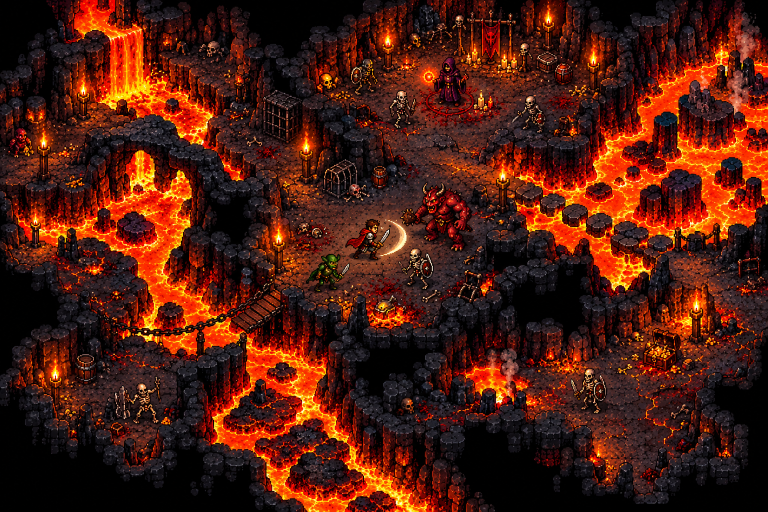
#> input picture study/refs/ref_cave_lava.png, 1536 x 1024 px (shown at 1/2 size)
$ python archleg.py
#> lines starting #> are read from the running program, lines starting #| are printed output that depends on the picture; after the words box and inside, x2 and y2 are one past the last pixel; in counts of white or black regions, pixels touching at a corner belong together
### tools/measure/fidelity/labc.py
import numpy as np
from PIL import Image
def lab(a):
  c=a/255.0; c=np.where(c<=0.04045,c/12.92,((c+0.055)/1.055)**2.4)
  M=np.array([[0.4124,0.3576,0.1805],[0.2126,0.7152,0.0722],[0.0193,0.1192,0.9505]])
  xyz=c@M.T; xyz/=np.array([0.95047,1.0,1.08883])
  f=np.where(xyz>216/24389,np.cbrt(xyz),(24389/27*xyz+16)/116)
  return 116*f[...,1]-16, 500*(f[...,0]-f[...,1]), 200*(f[...,1]-f[...,2])
def load(p,k=1.0,box=None):
#> called with p = 'study/refs/ref_cave_lava.png', k = 1.05, box = (178, 300, 245, 390)
  im=Image.open(p).convert('RGB')
#> im is the input picture: PIL image 1536x1024 RGB; mean R, G, B 78.7, 29.2, 15.5
  if box: im=im.crop(box)
#> im: PIL image 67x90 RGB
  if k!=1.0: im=im.resize((round(im.width*k),round(im.height*k)),Image.NEAREST)
#> im: PIL image 70x94 RGB
  return np.asarray(im).astype(float)
def LCH(a):
  L,A,B=lab(a); return L,np.hypot(A,B),np.degrees(np.arctan2(B,A))%360

### tools/measure/fidelity/archleg.py
import os; ROOTP=(os.environ.get('ROOT') or os.path.abspath(__file__+'/../../../..'))+'/'
# r15: arch legs (non-lava, L>=4) on magma_arch vs the ref arch's legs; boxes for HEAD e2db68d (left leg 862-925, right 1005-1075, y 570-670)
import sys,numpy as np
sys.path.insert(0,__file__.rsplit('/',1)[0]); from labc import *
Q=ROOTP+os.environ.get('QA','frames/critic_r15_fidelity/qa/'); R=ROOTP+'study/refs/ref_cave_lava.png'
P=lambda v:'/'.join(str(int(round(x))) for x in np.percentile(v,(10,50,90))) if v.size>30 else '-'
def st(n,p,box,k=1.0):
  a=load(p,k,box); L,C,H=LCH(a); m=~((L>=45)&(C>=60))&(L>=4)
#> after `m = ~((L >= 45) & (C >= 60)) & (L >= 4)`:
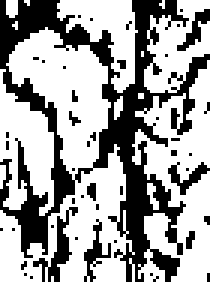
#> m: shape (94, 70) bool (shown 3 times larger); 63.5% white; 46 black regions (41 under 20 px), largest, box (x1, y1, x2, y2) and area: (0, 0, 70, 94) 2003, (11, 69, 26, 94) 105, (28, 73, 37, 94) 63, (56, 54, 70, 65) 57, (59, 3, 70, 17) 54
  print(f'{n:16s} n {m.sum():6d} L {P(L[m])} C {P(C[m])} hue {P(H[m])}  red(C>=30,hue<35) {100*((C>=30)&(H<35))[m].mean():4.1f}%')
#| ref arch L leg   n   4181 L 6/15/34 C 6/31/69 hue 21/38/319  red(C>=30,hue<35) 13.1%
st('ref arch L leg',R,(178,300,245,390),1.05); st('ref arch R leg',R,(330,290,400,390),1.05)
#> call 2 of st, with n = 'ref arch R leg', p = 'study/refs/ref_cave_lava.png', box = (330, 290, 400, 390), k = 1.05
#> in lab (call 2), `f=np.where(xyz>216/24389,np.cbrt(xyz),(24389/27*xyz+16)/116)`:
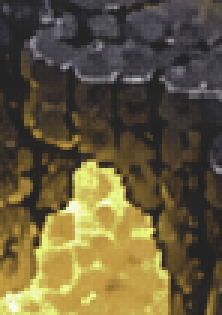
#> f: shape (105, 74, 3) float64 (shown 3 times larger); mean of channels 0, 1, 2 0.394, 0.352, 0.237; drawn as R, G, B
#> in LCH (call 2), `L, A, B = lab(a)`:
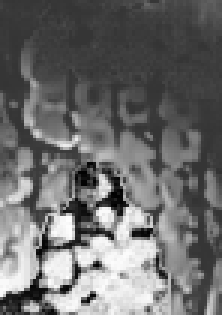
#> A: shape (105, 74) float64 (shown 3 times larger); min -20.9, max 78.67, mean 21.4; drawn with min black and max white
#> in LCH (call 2), `L, A, B = lab(a)`:
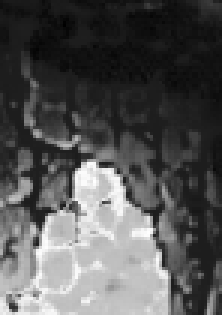
#> B: shape (105, 74) float64 (shown 3 times larger); min -12.07, max 93.36, mean 22.9; drawn with min black and max white
#> in st (call 2), `L, C, H = LCH(a)`:
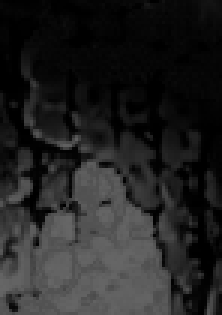
#> C: shape (105, 74) float64 (shown 3 times larger); min 0, max 103, mean 35.2
#> in st (call 2), `L, C, H = LCH(a)`:
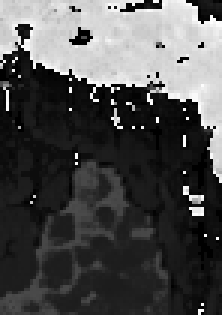
#> H: shape (105, 74) float64 (shown 3 times larger); min 0, max 359.8, mean 109.5; drawn with min black and max white
#> in st (call 2), `m = ~((L >= 45) & (C >= 60)) & (L >= 4)`:
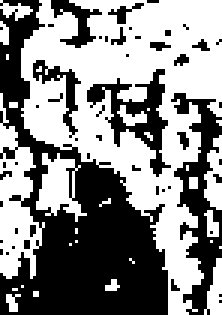
#> m: shape (105, 74) bool (shown 3 times larger); 53.6% white; 50 black regions (44 under 20 px), largest, box (x1, y1, x2, y2) and area: (0, 0, 56, 105) 2364, (57, 31, 74, 105) 514, (29, 23, 57, 59) 321, (11, 20, 27, 46) 107, (17, 0, 34, 16) 105, (36, 1, 48, 8) 29
#| ref arch R leg   n   4164 L 6/14/31 C 5/18/57 hue 19/40/312  red(C>=30,hue<35) 11.8%
st('arch L leg',Q+'magma_arch.png',(862,570,925,670)); st('arch R leg',Q+'magma_arch.png',(1005,570,1075,670))
#> (the run stopped early here; a loop or call above may not have finished)

$ run again, with study/refs/ref_arcane.png copied over study/refs/ref_cave_lava.png
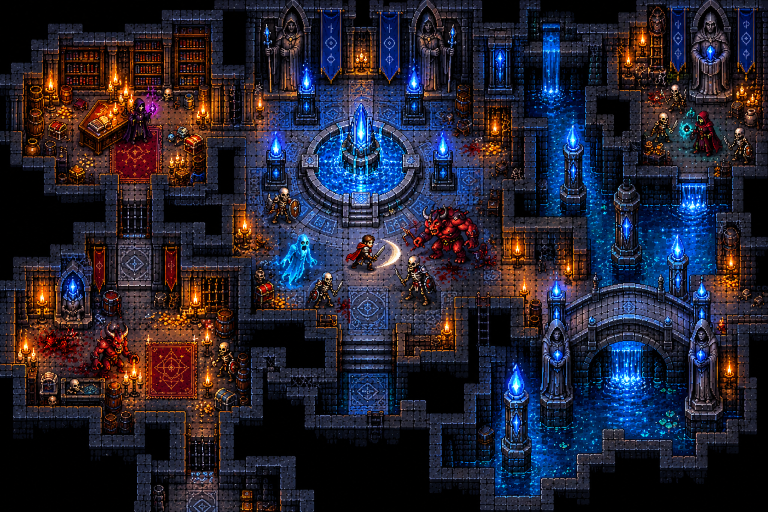
#> input picture study/refs/ref_arcane.png, 1536 x 1024 px (shown at 1/2 size)
#> in load, im is the input picture: PIL image 1536x1024 RGB; mean R, G, B 37.5, 35.1, 48.9
#> in st, `m = ~((L >= 45) & (C >= 60)) & (L >= 4)`:
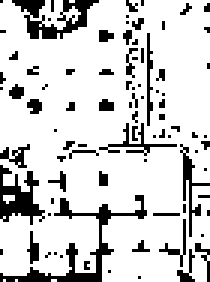
#> m: shape (94, 70) bool (shown 3 times larger); 81.8% white; black in thin lines or dots
#| ref arch L leg   n   5380 L 8/18/35 C 9/16/45 hue 16/48/312  red(C>=30,hue<35) 13.1%
#> c: shape (105, 74, 3) float64
#> xyz: shape (105, 74, 3) float64
#> f: shape (105, 74, 3) float64
#> L: shape (105, 74) float64
#> A: shape (105, 74) float64
#> B: shape (105, 74) float64
#> C: shape (105, 74) float64
#> H: shape (105, 74) float64
#> in st (call 2), `m = ~((L >= 45) & (C >= 60)) & (L >= 4)`:
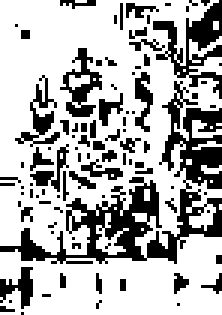
#> m: shape (105, 74) bool (shown 3 times larger); 69.7% white; 94 black regions (80 under 20 px), largest, box (x1, y1, x2, y2) and area: (0, 27, 74, 88) 1068, (51, 0, 74, 33) 271, (20, 16, 34, 39) 131
#| ref arch R leg   n   5416 L 7/21/41 C 11/25/53 hue 31/50/291  red(C>=30,hue<35)  0.9%

$ run again, with study/refs/ref_cave_water.png copied over study/refs/ref_cave_lava.png
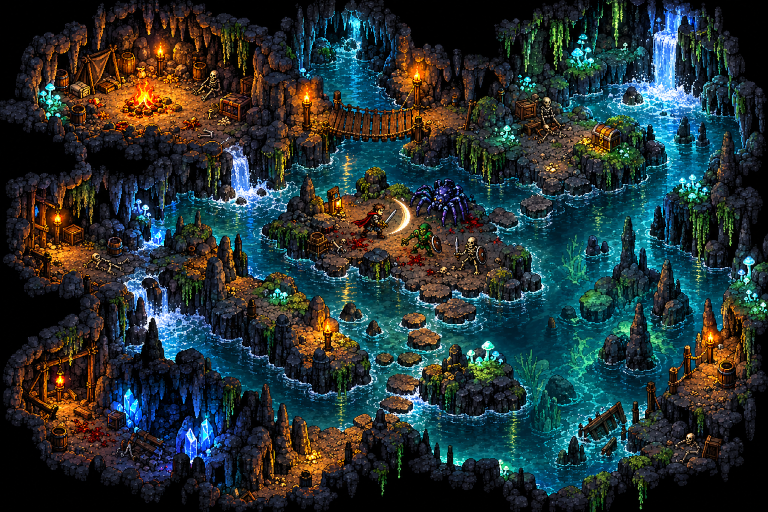
#> input picture study/refs/ref_cave_water.png, 1536 x 1024 px (shown at 1/2 size)
#> in load, im is the input picture: PIL image 1536x1024 RGB; mean R, G, B 38.4, 50.4, 50.6
#> in st, `m = ~((L >= 45) & (C >= 60)) & (L >= 4)`:
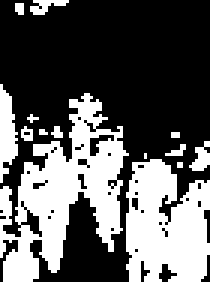
#> m: shape (94, 70) bool (shown 3 times larger); 36.5% white; 14 white regions (9 under 20 px), largest, box (x1, y1, x2, y2) and area: (0, 31, 43, 94) 1240, (42, 53, 70, 94) 889, (0, 28, 6, 61) 127, (63, 47, 70, 57) 40, (10, 0, 23, 5) 35
#| ref arch L leg   n   2404 L 6/15/33 C 4/10/29 hue 53/285/300  red(C>=30,hue<35)  0.0%
#> c: shape (105, 74, 3) float64
#> xyz: shape (105, 74, 3) float64
#> f: shape (105, 74, 3) float64
#> L: shape (105, 74) float64
#> A: shape (105, 74) float64
#> B: shape (105, 74) float64
#> C: shape (105, 74) float64
#> H: shape (105, 74) float64
#> in st (call 2), `m = ~((L >= 45) & (C >= 60)) & (L >= 4)`:
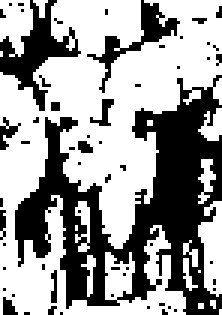
#> m: shape (105, 74) bool (shown 3 times larger); 61.1% white; 58 black regions (52 under 20 px), largest, box (x1, y1, x2, y2) and area: (5, 25, 74, 105) 2254, (0, 0, 27, 37) 337, (29, 0, 60, 31) 190, (0, 39, 7, 50) 32, (30, 33, 38, 42) 30, (1, 99, 6, 105) 20
#| ref arch R leg   n   4746 L 6/14/29 C 4/9/17 hue 199/281/292  red(C>=30,hue<35)  0.0%

$ run again, with study/refs/ref_cave_water_camera.png copied over study/refs/ref_cave_lava.png
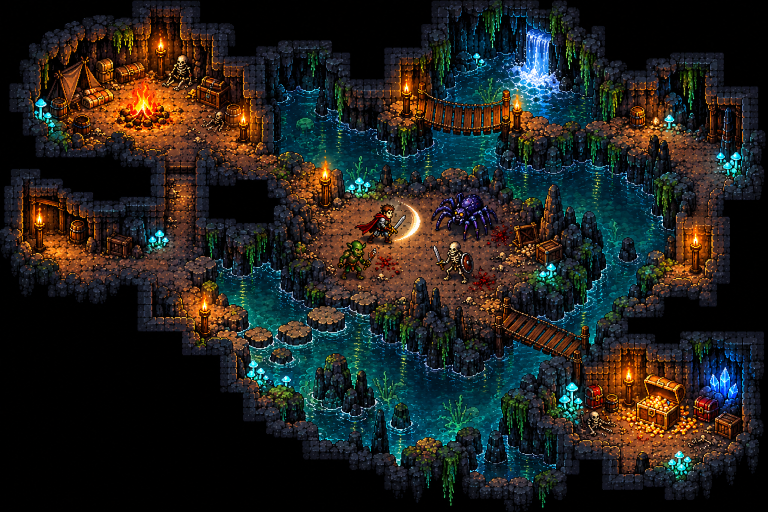
#> input picture study/refs/ref_cave_water_camera.png, 1536 x 1024 px (shown at 1/2 size)
#> in load, im is the input picture: PIL image 1536x1024 RGB; mean R, G, B 35.2, 34.3, 30.3
#> m: shape (94, 70) bool; 11.6% white; 13 white regions (7 under 20 px), largest, box (x1, y1, x2, y2) and area: (16, 0, 37, 15) 227, (0, 0, 15, 16) 206, (48, 0, 64, 20) 160, (64, 6, 70, 23) 74, (0, 88, 8, 94) 44, (66, 25, 70, 33) 20
#| ref arch L leg   n    763 L 5/7/16 C 5/8/11 hue 275/284/292  red(C>=30,hue<35)  0.0%
#> c: shape (105, 74, 3) float64
#> xyz: shape (105, 74, 3) float64
#> f: shape (105, 74, 3) float64
#> L: shape (105, 74) float64
#> A: shape (105, 74) float64
#> B: shape (105, 74) float64
#> C: shape (105, 74) float64
#> H: shape (105, 74) float64
#> in st (call 2), `m = ~((L >= 45) & (C >= 60)) & (L >= 4)`:
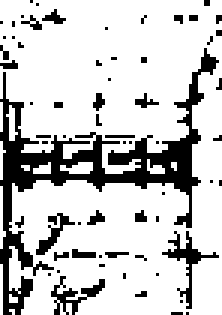
#> m: shape (105, 74) bool (shown 3 times larger); 78.8% white; 64 black regions (60 under 20 px), largest, box (x1, y1, x2, y2) and area: (0, 16, 73, 105) 1132, (54, 77, 73, 103) 96, (17, 92, 35, 105) 79, (12, 71, 25, 85) 57
#| ref arch R leg   n   6122 L 8/23/38 C 7/18/42 hue 23/46/286  red(C>=30,hue<35)  0.1%
